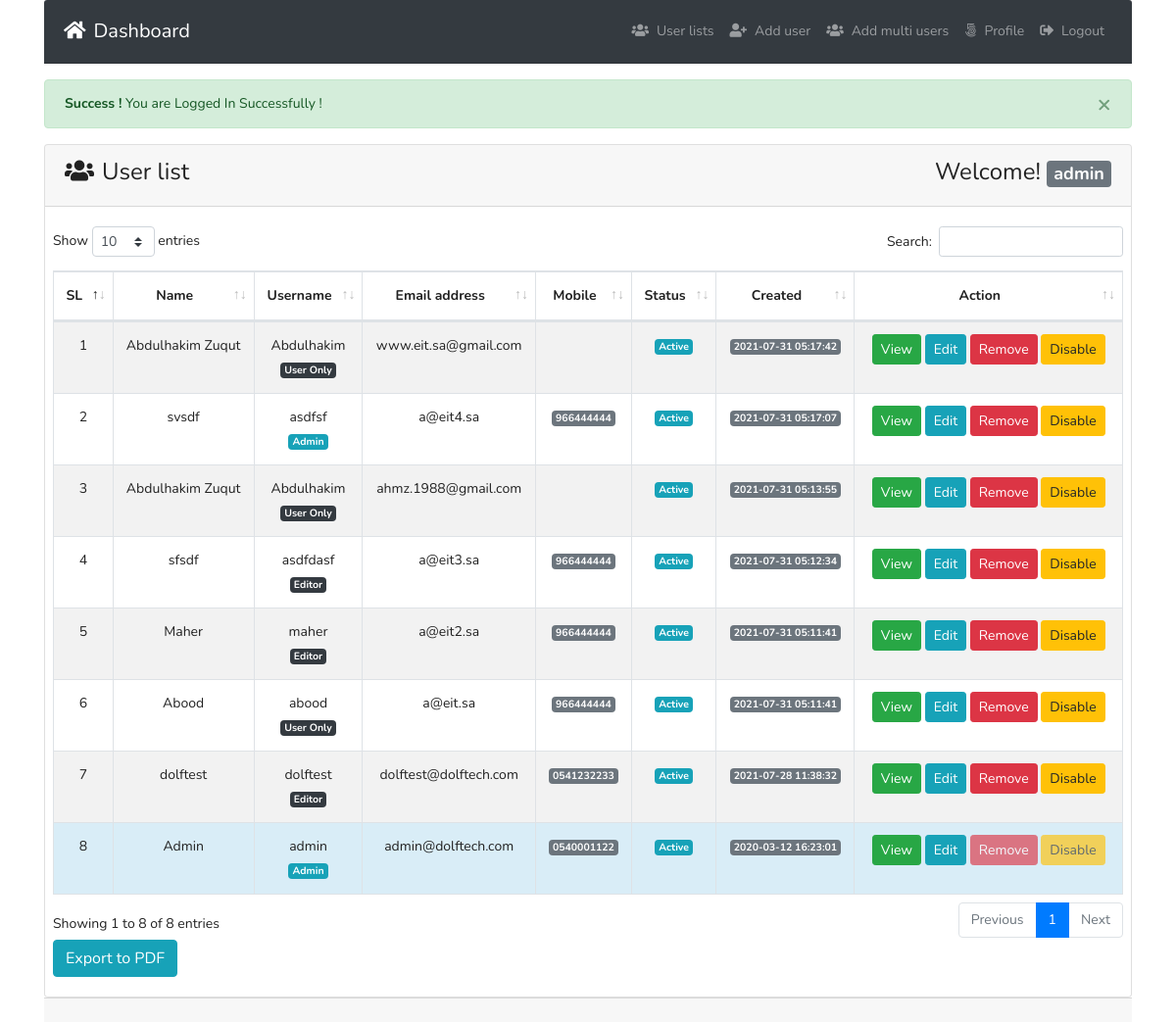
The page /index.php (signed in) on the database its author committed.
### tables this page shows
CREATE TABLE `tbl_users` (
  `id` int(11) NOT NULL,
  `name` varchar(255) DEFAULT NULL,
  `username` varchar(255) DEFAULT NULL,
  `email` varchar(255) DEFAULT NULL,
  `password` varchar(255) DEFAULT NULL,
  `mobile` varchar(25) DEFAULT NULL,
  `roleid` tinyint(4) DEFAULT NULL,
  `isActive` tinyint(4) DEFAULT '0',
  `created_at` timestamp NOT NULL DEFAULT CURRENT_TIMESTAMP,
  `updated_at` timestamp NOT NULL DEFAULT CURRENT_TIMESTAMP
);

### lib/Session.php (called while the page is built, shortened)
<?php
class Session{
  public static function get($key){
    if (isset($_SESSION[$key])) {
      return $_SESSION[$key];
    }else{
      return false;
    }
  }
}

### classes/Users.php (called while the page is built, shortened)
<?php
include 'lib/Database.php';
include_once 'lib/Session.php';
class Users{
  private $db;
  public function __construct(){
    $this->db = new Database();
  }
   public function formatDate($date){
      $strtime = strtotime($date);
    return date('Y-m-d H:i:s', $strtime);
   }
  public function selectAllUserData(){
    $sql = "SELECT * FROM tbl_users ORDER BY id DESC";
    $stmt = $this->db->pdo->prepare($sql);
    $stmt->execute();
    return $stmt->fetchAll(PDO::FETCH_OBJ);
  }
}

### index.php (the view, shortened to what this page needs)
<?php
include 'inc/header.php';
$logMsg = Session::get('logMsg');
if (isset($logMsg)) {
  echo $logMsg;
}
?>
      <div class="card ">
        <div class="card-header">
          <h3><i class="fas fa-users mr-2"></i>User list <span class="float-right">Welcome! <strong>
            <span class="badge badge-lg badge-secondary text-white">
<?php
$username = Session::get('username');
if (isset($username)) {
  echo $username;
}
 ?></span>
          </strong></span></h3>
        </div>
        <div class="card-body pr-2 pl-2">
          <table id="example" class="table table-striped table-bordered" style="width:100%">
                  <thead>
                    <tr>
                      <th  class="text-center">SL</th>
                      <th  class="text-center">Name</th>
                      <th  class="text-center">Username</th>
                      <th  class="text-center">Email address</th>
                      <th  class="text-center">Mobile</th>
                      <th  class="text-center">Status</th>
                      <th  class="text-center">Created</th>
                      <th  width='25%' class="text-center">Action</th>
                    </tr>
                  </thead>
                  <tbody>
                    <?php
                      $allUser = $users->selectAllUserData();
                      if ($allUser) {
                        $i = 0;
                        foreach ($allUser as  $value) {
                          $i++;
                     ?>
                      <tr class="text-center"
                      <?php if (Session::get("id") == $value->id) {
                        echo "style='background:#d9edf7' ";
                      } ?>
                      >
                        <td><?php echo $i; ?></td>
                        <td><?php echo $value->name; ?></td>
                        <td><?php echo $value->username; ?> <br>
                          <?php if ($value->roleid  == '1'){
                          echo "<span class='badge badge-lg badge-info text-white'>Admin</span>";
                        } elseif ($value->roleid == '2') {
                          echo "<span class='badge badge-lg badge-dark text-white'>Editor</span>";
                        }elseif ($value->roleid == '3') {
                            echo "<span class='badge badge-lg badge-dark text-white'>User Only</span>";
                        } ?></td>
                        <td><?php echo $value->email; ?></td>
                        <td><span class="badge badge-lg badge-secondary text-white"><?php echo $value->mobile; ?></span></td>
                        <td>
                          <?php if ($value->isActive == '0') { ?>
                          <span class="badge badge-lg badge-info text-white">Active</span>
                        <?php }else{ ?>
                    <span class="badge badge-lg badge-danger text-white">Deactive</span>
                        <?php } ?>
                        </td>
                        <td><span class="badge badge-lg badge-secondary text-white"><?php echo $users->formatDate($value->created_at);  ?></span></td>
                        <td>
                          <?php if ( Session::get("roleid") == '1') {?>
                            <a class="btn btn-success btn-sm
                            " href="profile.php?id=<?php echo $value->id;?>">View</a>
                            <a class="btn btn-info btn-sm " href="profile.php?id=<?php echo $value->id;?>">Edit</a>
                            <a onclick="return confirm('Are you sure To Delete ?')" class="btn btn-danger
                    <?php if (Session::get("id") == $value->id) {
                      echo "disabled";
                    } ?>
                             btn-sm " href="?remove=<?php echo $value->id;?>">Remove</a>
                             <?php if ($value->isActive == '0') {  ?>
                               <a onclick="return confirm('Are you sure To Deactive ?')" class="btn btn-warning
                       <?php if (Session::get("id") == $value->id) {
                         echo "disabled";
                       } ?>
                                btn-sm " href="?deactive=<?php echo $value->id;?>">Disable</a>
                             <?php } ?>
                        <?php  }elseif(Session::get("id") == $value->id  && Session::get("roleid") == '2'){ ?>
                          <a class="btn btn-success btn-sm " href="profile.php?id=<?php echo $value->id;?>">View</a>
                          <a class="btn btn-info btn-sm " href="profile.php?id=<?php echo $value->id;?>">Edit</a>
                        <?php }elseif(Session::get("id") == $value->id  && Session::get("roleid") == '3'){ ?>
                          <a class="btn btn-success btn-sm " href="profile.php?id=<?php echo $value->id;?>">View</a>
                          <a class="btn btn-info btn-sm " href="profile.php?id=<?php echo $value->id;?>">Edit</a>
                        <?php } ?>
                        </td>
                      </tr>
                    <?php }}else{ ?>
                      <tr class="text-center">
                      <td>No user availabe now !</td>
                    </tr>
                    <?php } ?>
                  </tbody>
              </table>
            <?php if ($allUser && Session::get("roleid") == '1') {?>
            <div class="row">
                <div class="col-md-12">
                    <a href="ex-pdf.php" target="_blank" class="btn btn-info">Export to PDF</a>
                </div>
            </div>
            <?php } ?>
        </div>
      </div>
  <?php
  include 'inc/footer.php';
  ?>

### inc/header.php (shortened to what this page needs)
<?php
$filepath = realpath(dirname(__FILE__));
include_once $filepath."/../lib/Session.php";
$users = new Users();
?>
<!DOCTYPE html>
<html lang="en" dir="ltr">
  <head>
    <link rel="stylesheet" href="assets/bootstrap.min.css">
    <link href="https://use.fontawesome.com/releases/v5.0.4/css/all.css" rel="stylesheet">
    <link rel="stylesheet" href="assets/dataTables.bootstrap4.min.css">
    <link rel="stylesheet" href="assets/style.css">
      <link href="https://maxcdn.bootstrapcdn.com/font-awesome/latest/css/font-awesome.min.css" rel="stylesheet">
  </head>
  <body>
    <div class="container">
      <nav class="navbar navbar-expand-md navbar-dark bg-dark card-header">
        <a class="navbar-brand" href="index.php"><i class="fas fa-home mr-2"></i>Dashboard</a>
        <div class="collapse navbar-collapse" id="navbarsExampleDefault">
          <ul class="navbar-nav ml-auto">
          <?php if (Session::get('id') == TRUE) { ?>
            <?php if (Session::get('roleid') == '1') { ?>
              <li class="nav-item">
                  <a class="nav-link" href="index.php"><i class="fas fa-users mr-2"></i>User lists </span></a>
              </li>
              <li class="nav-item
              <?php
                          $path = $_SERVER['SCRIPT_FILENAME'];
                          $current = basename($path, '.php');
                          if ($current == 'addUser') {
                            echo " active ";
                          }
                         ?>">
                <a class="nav-link" href="addUser.php"><i class="fas fa-user-plus mr-2"></i>Add user </span></a>
              </li>
                  <li class="nav-item
              <?php
                  $path = $_SERVER['SCRIPT_FILENAME'];
                  $current = basename($path, '.php');
                  if ($current == 'addMultiUser') {
                      echo " active ";
                  }
                  ?>">
                      <a class="nav-link" href="addMultiUser.php"><i class="fas fa-users mr-2"></i>Add multi users </span></a>
                  </li>
            <?php  } ?>
            <li class="nav-item
            <?php
      				$path = $_SERVER['SCRIPT_FILENAME'];
      				$current = basename($path, '.php');
      				if ($current == 'profile') {
      					echo "active ";
      				}
      			 ?>
            ">
              <a class="nav-link" href="profile.php?id=<?php echo Session::get("id"); ?>"><i class="fab fa-500px mr-2"></i>Profile <span class="sr-only">(current)</span></a>
            </li>
            <li class="nav-item">
              <a class="nav-link" href="?action=logout"><i class="fas fa-sign-out-alt mr-2"></i>Logout</a>
            </li>
          <?php } ?>
          </ul>
        </div>
      </nav>

### inc/footer.php (shortened to what this page needs)
<div class="well card-footer">
</div>
  </body>
</html>

### assets/style.css (style rules this page uses)
body { line-height: 24px; font-size: 14px; font-style: normal; font-weight: normal; visibility: visible; font-family: 'Nunito', sans-serif; color: #222; }
h1, h2, h3, h4, h5, h6 { color: #222; font-family: 'Nunito', sans-serif; font-weight: 400; margin-top: 0; }
h3 { font-size: 24px; line-height: 30px; }

### rows shown on the page
tbl_users: name "Abdulhakim Zuqut", username "Abdulhakim", shows "User Only", email "www.eit.sa@gmail.com", isActive "Active", created_at "2021-07-31 05:17:42"
tbl_users: name "svsdf", username "asdfsf", shows "Admin", email "a@eit4.sa", mobile "966444444", isActive "Active", created_at "2021-07-31 05:17:07"
tbl_users: name "Abdulhakim Zuqut", username "Abdulhakim", shows "User Only", email "ahmz.1988@gmail.com", isActive "Active", created_at "2021-07-31 05:13:55"
tbl_users: name "sfsdf", username "asdfdasf", shows "Editor", email "a@eit3.sa", mobile "966444444", isActive "Active", created_at "2021-07-31 05:12:34"
tbl_users: name "Maher", username "maher", shows "Editor", email "a@eit2.sa", mobile "966444444", isActive "Active", created_at "2021-07-31 05:11:41"
tbl_users: name "Abood", username "abood", shows "User Only", email "a@eit.sa", mobile "966444444", isActive "Active", created_at "2021-07-31 05:11:41"
tbl_users: name "dolftest", username "dolftest", shows "Editor", email "dolftest@dolftech.com", mobile "0541232233", isActive "Active", created_at "2021-07-28 11:38:32"
tbl_users: name "Admin", username "admin", email "admin@dolftech.com", mobile "0540001122", isActive "Active", created_at "2020-03-12 16:23:01"

### other values the page prints
$logMsg "× Success ! You are Logged In Successfully !"
$username "admin"
